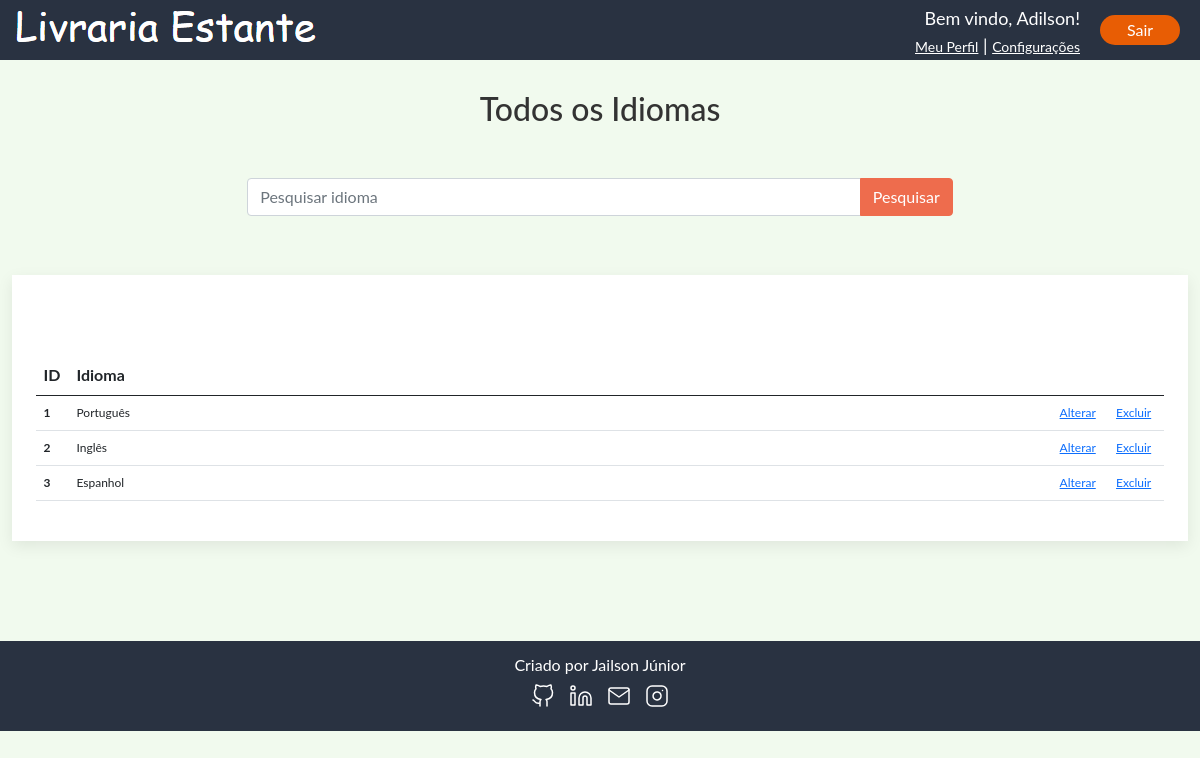
/todos-idiomas.php (signed in), run on the app's committed database.
### tables this page shows
CREATE TABLE `idiomas` (
  `ididioma` int(11) NOT NULL,
  `idioma` varchar(30) NOT NULL
);

### todos-idiomas.php (the view, shortened to what this page needs)
<?php require_once("private/conexao.php"); ?>
<?php
    $consulta_lista_idiomas = " SELECT * FROM idiomas " ;
    $consulta_lista_idiomas .= " ORDER BY ididioma ASC ";
    $extrato_todos_idiomas = mysqli_query($conecta, $consulta_lista_idiomas);
?>
<!DOCTYPE html>
<html lang="pt-br">
<head>
    <link href="uikit\css\uikit.css" rel="stylesheet">
    <link href="bootstrap/css/bootstrap.min.css" rel="stylesheet">
    <link href="css/style.css" rel="stylesheet">
</head>
<body>
 <?php include_once("_include/header.php"); ?>
    <main class="principal container-fluid">
        <div class="titulo-central">
            <h2>Todos os Idiomas</h2>
        </div>
        <form id="pesquisar-idiomas" action="todos-idiomas.php" method="get" class="input-group mb-3 barra-pesquisa" >
                <input type="text" class="form-control" name="pesquisa_idioma" placeholder="Pesquisar idioma" aria-label="Pesquisar idioma" aria-describedby="button-addon2">
                <button type="input" name="botao" class="btn btn-primary" id="button-addon2" >Pesquisar</button>
            </form>
        <div id="caixa-lista" class="table-responsive row row-cols-1 row-cols-md-1 mb-1 uk-card uk-card-default">
            <table class="table" id="lista-livros">
                <thead>
                    <tr id="coluna-tabela">
                    <th id="coluna-id" scope="col">ID</th>
                    <th id="coluna-titulo" scope="col">Idioma</th>
                    <th id="coluna-alterar" scope="col"></th>
                    <th id="coluna-excluir" scope="col"></th>
                    </tr>
                </thead>
                <tbody>
                <?php
                    while($lista_idiomas = mysqli_fetch_assoc($extrato_todos_idiomas)){
                ?>
                    <form action="todos-idiomas.php" method="post">
                        <tr id="linha-tabela">
                            <th scope="row"><?php echo $lista_idiomas["ididioma"]; ?></th>
                            <td id="linha-titulo">
                                    <?php echo $lista_idiomas["idioma"]; ?>
                                </td>
                            <td><a href="#" uk-toggle>Alterar</a> </td>
                            <td><a href="#" uk-toggle>Excluir</a> </td>
                        </tr>
                    </form>
                <?php
                    }
                ?>
                </tbody>
            </table>
        </div>
    </main>
    <?php include_once("_include/footer.php"); ?>
</body>
</html>

### css/style.css (style rules this page uses)
body,html { background-color:#f1faee; }
main,body,h1,h2 { font-family: 'Lato', sans-serif !important; }
.container-fluid { margin: 0 auto; }
body { background-color: #f1faee; }
.principal { background-color:#f1faee; min-height: 400px; }
.barra-pesquisa { width: 60%; margin: 0 auto; padding-top: 20px; }
#caixa-lista { background-color:#ffff; padding: 2%; margin: 5% 0; }
#lista-livros { margin-top: 5%; }
#linha-tabela { font-size:12px; }
#lista-livros #coluna-titulo { width:5px; }
#coluna-tabela { width: 100%; }
#coluna-id { width: 2%; }
#coluna-titulo { width: 50%; }
#coluna-alterar,#coluna-excluir { width: 5%; }
.titulo-central { margin-top:30px; text-align:center; margin-bottom:30px; }
.btn-primary { background-color: #ee6c4d ; border-color: #ee6c4d ; color: #ffff ; }

### data on the page
idiomas: ididioma "1", idioma "Português"
idiomas: ididioma "2", idioma "Inglês"
idiomas: ididioma "3", idioma "Espanhol"

### other printed values
$nome_usuario "Adilson"
